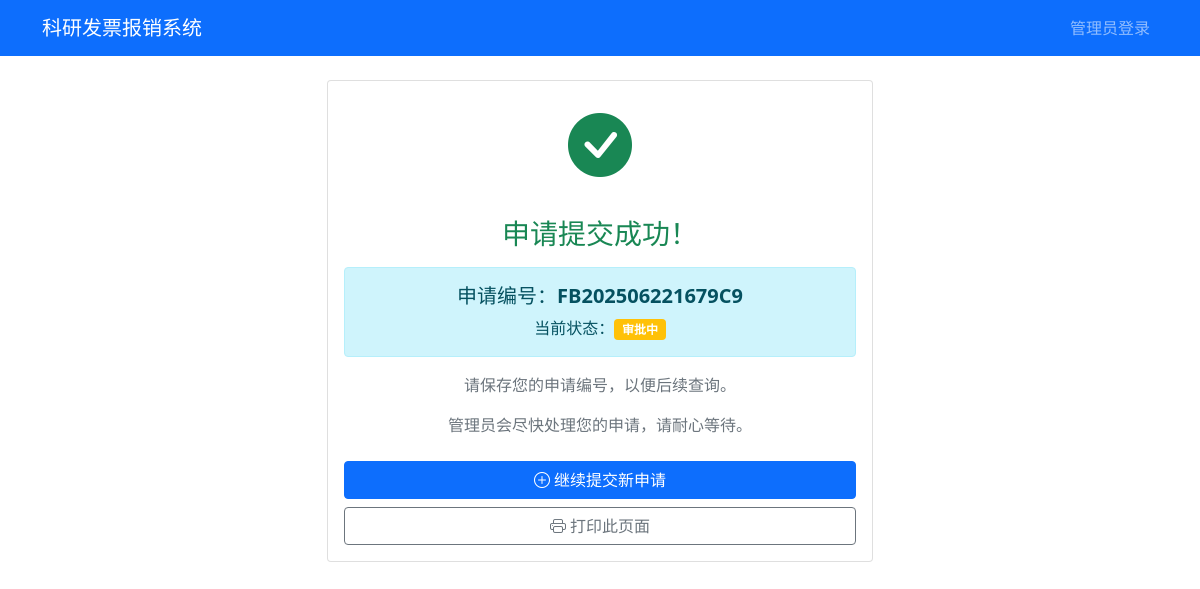
Before: /success/FB202506221679C9 with the older database file.
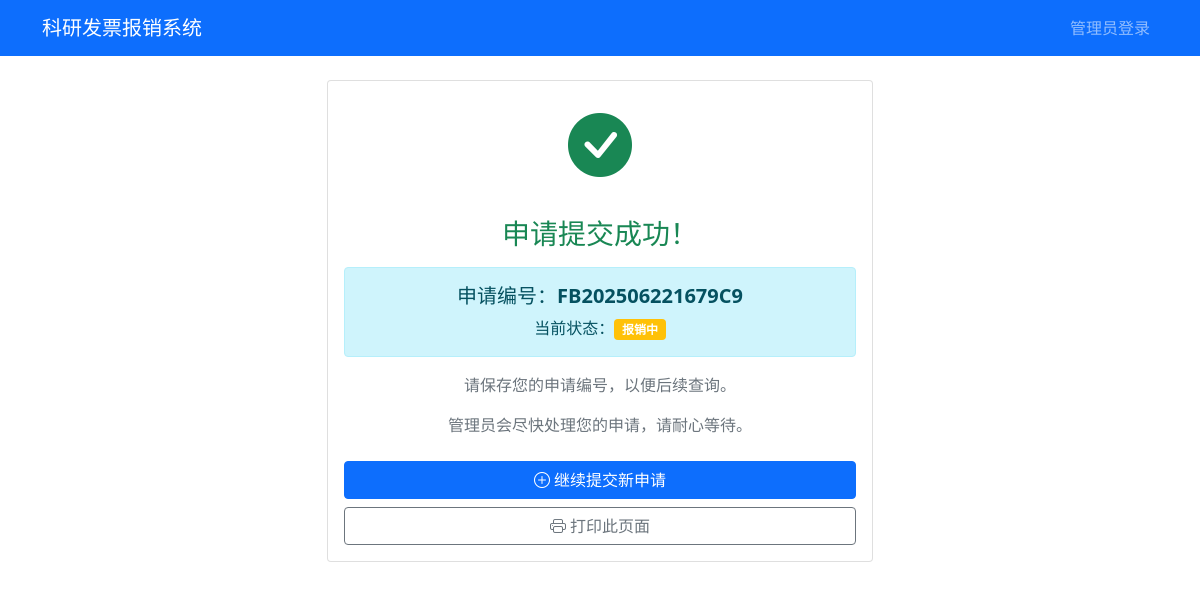
After: the same page with the newer database file.
### tables this page shows
CREATE TABLE applications (
        id INTEGER PRIMARY KEY AUTOINCREMENT,
        app_number TEXT UNIQUE NOT NULL,
        purchaser TEXT NOT NULL,
        purchase_details TEXT,
        item_name TEXT NOT NULL,
        product_link TEXT,
        usage_type TEXT NOT NULL,
        item_type TEXT NOT NULL,
        quantity INTEGER NOT NULL,
        purchase_time DATE NOT NULL,
        invoice_number TEXT NOT NULL,
        invoice_amount REAL NOT NULL,
        invoice_date DATE NOT NULL,
        status TEXT DEFAULT '待审批',
        approval_comment TEXT,
        created_at TIMESTAMP DEFAULT CURRENT_TIMESTAMP,
        updated_at TIMESTAMP DEFAULT CURRENT_TIMESTAMP
    );

### app.py (the view)
        def wrapper(*args, **kwargs):
            start_time = datetime.now()
            client_ip = request.environ.get('HTTP_X_FORWARDED_FOR', request.environ.get('REMOTE_ADDR'))
            user_agent = request.headers.get('User-Agent', '')
            log_data = {
                'operation': operation_type,
                'method': request.method,
                'url': request.url,
                'client_ip': client_ip,
                'user_agent': user_agent,
                'start_time': start_time.isoformat(),
                'user': session.get('admin_username', 'anonymous')
            }
            if request.method == 'POST':
                form_data = dict(request.form)
                if 'password' in form_data:
                    form_data['password'] = '***'
                log_data['form_data'] = form_data
            if request.args:
                log_data['query_params'] = dict(request.args)
            try:
                result = f(*args, **kwargs)
                end_time = datetime.now()
                log_data.update({
                    'status': 'success',
                    'end_time': end_time.isoformat(),
                    'duration_ms': (end_time - start_time).total_seconds() * 1000,
                    'response_type': type(result).__name__
                })
                operation_logger.info(f"操作成功: {json.dumps(log_data, ensure_ascii=False)}")
                return result
            except Exception as e:
                end_time = datetime.now()
                log_data.update({
                    'status': 'error',
                    'error': str(e),
                    'end_time': end_time.isoformat(),
                    'duration_ms': (end_time - start_time).total_seconds() * 1000
                })
                operation_logger.error(f"操作失败: {json.dumps(log_data, ensure_ascii=False)}")
                app.logger.error(f"操作异常: {operation_type} - {str(e)}", exc_info=True)
                raise

### app.py (called while the page is built)
@app.route('/success/<app_number>')
@log_operation('查看申请结果')
def success(app_number):
    conn = sqlite3.connect('reimbursement.db')
    c = conn.cursor()
    c.execute('SELECT * FROM applications WHERE app_number = ?', (app_number,))
    application = c.fetchone()
    conn.close()
    if not application:
        app.logger.warning(f"查找申请失败 - 申请编号不存在: {app_number}")
        flash('申请不存在')
        return redirect(url_for('index'))
    app.logger.info(f"用户查看申请结果 - 申请编号: {app_number}, 状态: {application[13]}")
    return render_template('success.html', app_number=app_number, status=application[13])

### templates/success.html (shortened to what this page needs)
{% extends "base.html" %}
{% block content %}
<div class="row justify-content-center">
    <div class="col-md-6">
        <div class="card">
            <div class="card-body text-center">
                <div class="mb-4">
                    <i class="bi bi-check-circle-fill text-success" style="font-size: 4rem;"></i>
                </div>
                <h3 class="text-success mb-3">申请提交成功！</h3>
                <div class="alert alert-info">
                    <h5>申请编号：<strong>{{ app_number }}</strong></h5>
                    <p class="mb-0">当前状态：<span class="badge bg-warning">{{ status }}</span></p>
                </div>
                <div class="mb-4">
                    <p class="text-muted">请保存您的申请编号，以便后续查询。</p>
                    <p class="text-muted">管理员会尽快处理您的申请，请耐心等待。</p>
                </div>
                <div class="d-grid gap-2">
                    <a href="{{ url_for('index') }}" class="btn btn-primary">
                        <i class="bi bi-plus-circle"></i> 继续提交新申请
                    </a>
                    <button class="btn btn-outline-secondary" onclick="window.print()">
                        <i class="bi bi-printer"></i> 打印此页面
                    </button>
                </div>
            </div>
        </div>
    </div>
</div>
{% endblock %}

Changed rows visible on the page:
changed applications "FB202506221679C9": status "审批中" → "报销中"
